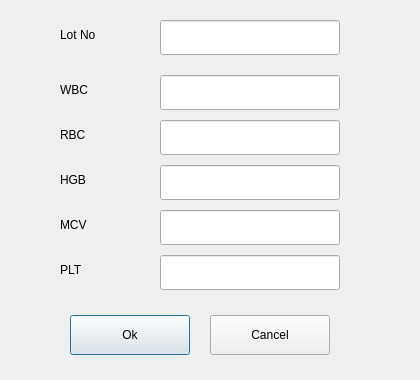
<?xml version="1.0" encoding="UTF-8"?>
<ui version="4.0">
 <class>CalibrateSetupDialog</class>
 <widget class="QDialog" name="CalibrateSetupDialog">
  <property name="geometry">
   <rect>
    <x>0</x>
    <y>0</y>
    <width>420</width>
    <height>380</height>
   </rect>
  </property>
  <property name="windowTitle">
   <string>CalibrateSetupDialog</string>
  </property>
  <widget class="QPushButton" name="pbOk">
   <property name="geometry">
    <rect>
     <x>70</x>
     <y>315</y>
     <width>120</width>
     <height>40</height>
    </rect>
   </property>
   <property name="text">
    <string>Ok</string>
   </property>
  </widget>
  <widget class="QPushButton" name="pbCancel">
   <property name="geometry">
    <rect>
     <x>210</x>
     <y>315</y>
     <width>120</width>
     <height>40</height>
    </rect>
   </property>
   <property name="text">
    <string>Cancel</string>
   </property>
  </widget>
  <widget class="QLabel" name="lbHgb">
   <property name="geometry">
    <rect>
     <x>60</x>
     <y>165</y>
     <width>80</width>
     <height>30</height>
    </rect>
   </property>
   <property name="text">
    <string>HGB</string>
   </property>
  </widget>
  <widget class="QLabel" name="lbWbc">
   <property name="geometry">
    <rect>
     <x>60</x>
     <y>75</y>
     <width>80</width>
     <height>30</height>
    </rect>
   </property>
   <property name="text">
    <string>WBC</string>
   </property>
  </widget>
  <widget class="QLabel" name="lbRbc">
   <property name="geometry">
    <rect>
     <x>60</x>
     <y>120</y>
     <width>80</width>
     <height>30</height>
    </rect>
   </property>
   <property name="text">
    <string>RBC</string>
   </property>
  </widget>
  <widget class="DigitLineEdit" name="leWbc">
   <property name="geometry">
    <rect>
     <x>160</x>
     <y>75</y>
     <width>180</width>
     <height>35</height>
    </rect>
   </property>
   <property name="text">
    <string/>
   </property>
  </widget>
  <widget class="DigitLineEdit" name="leRbc">
   <property name="geometry">
    <rect>
     <x>160</x>
     <y>120</y>
     <width>180</width>
     <height>35</height>
    </rect>
   </property>
   <property name="text">
    <string/>
   </property>
  </widget>
  <widget class="DigitLineEdit" name="leHgb">
   <property name="geometry">
    <rect>
     <x>160</x>
     <y>165</y>
     <width>180</width>
     <height>35</height>
    </rect>
   </property>
   <property name="text">
    <string/>
   </property>
  </widget>
  <widget class="DigitLineEdit" name="lePlt">
   <property name="geometry">
    <rect>
     <x>160</x>
     <y>255</y>
     <width>180</width>
     <height>35</height>
    </rect>
   </property>
   <property name="text">
    <string/>
   </property>
  </widget>
  <widget class="QLabel" name="lbMcv">
   <property name="geometry">
    <rect>
     <x>60</x>
     <y>210</y>
     <width>80</width>
     <height>30</height>
    </rect>
   </property>
   <property name="text">
    <string>MCV</string>
   </property>
  </widget>
  <widget class="QLabel" name="lbPlt">
   <property name="geometry">
    <rect>
     <x>60</x>
     <y>255</y>
     <width>80</width>
     <height>30</height>
    </rect>
   </property>
   <property name="text">
    <string>PLT</string>
   </property>
  </widget>
  <widget class="DigitLineEdit" name="leMcv">
   <property name="geometry">
    <rect>
     <x>160</x>
     <y>210</y>
     <width>180</width>
     <height>35</height>
    </rect>
   </property>
   <property name="text">
    <string/>
   </property>
  </widget>
  <widget class="QLabel" name="lbLotNo">
   <property name="geometry">
    <rect>
     <x>60</x>
     <y>20</y>
     <width>80</width>
     <height>30</height>
    </rect>
   </property>
   <property name="text">
    <string>Lot No</string>
   </property>
  </widget>
  <widget class="LineEdit" name="leLotNo">
   <property name="geometry">
    <rect>
     <x>160</x>
     <y>20</y>
     <width>180</width>
     <height>35</height>
    </rect>
   </property>
  </widget>
 </widget>
 <layoutdefault spacing="6" margin="11"/>
 <customwidgets>
  <customwidget>
   <class>LineEdit</class>
   <extends>QLineEdit</extends>
   <header>lineedit.h</header>
  </customwidget>
  <customwidget>
   <class>DigitLineEdit</class>
   <extends>LineEdit</extends>
   <header>digitlineedit.h</header>
  </customwidget>
 </customwidgets>
 <resources/>
 <connections/>
</ui>
